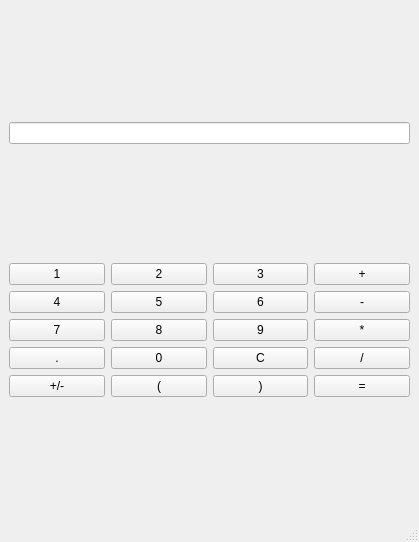
<?xml version="1.0" encoding="UTF-8"?>
<ui version="4.0">
 <class>MainWindow</class>
 <widget class="QMainWindow" name="MainWindow">
  <property name="geometry">
   <rect>
    <x>0</x>
    <y>0</y>
    <width>419</width>
    <height>542</height>
   </rect>
  </property>
  <property name="windowTitle">
   <string>MainWindow</string>
  </property>
  <widget class="QWidget" name="centralwidget">
   <layout class="QVBoxLayout" name="verticalLayout_2">
    <item>
     <widget class="QLineEdit" name="lineEdit"/>
    </item>
    <item>
     <layout class="QVBoxLayout" name="verticalLayout">
      <item>
       <layout class="QHBoxLayout" name="horizontalLayout">
        <item>
         <widget class="QPushButton" name="pushButton">
          <property name="text">
           <string>1</string>
          </property>
         </widget>
        </item>
        <item>
         <widget class="QPushButton" name="pushButton_2">
          <property name="text">
           <string>2</string>
          </property>
         </widget>
        </item>
        <item>
         <widget class="QPushButton" name="pushButton_3">
          <property name="text">
           <string>3</string>
          </property>
         </widget>
        </item>
        <item>
         <widget class="QPushButton" name="pushButton_16">
          <property name="text">
           <string>+</string>
          </property>
         </widget>
        </item>
       </layout>
      </item>
      <item>
       <layout class="QHBoxLayout" name="horizontalLayout_2">
        <item>
         <widget class="QPushButton" name="pushButton_4">
          <property name="text">
           <string>4</string>
          </property>
         </widget>
        </item>
        <item>
         <widget class="QPushButton" name="pushButton_5">
          <property name="text">
           <string>5</string>
          </property>
         </widget>
        </item>
        <item>
         <widget class="QPushButton" name="pushButton_6">
          <property name="text">
           <string>6</string>
          </property>
         </widget>
        </item>
        <item>
         <widget class="QPushButton" name="pushButton_13">
          <property name="text">
           <string>-</string>
          </property>
         </widget>
        </item>
       </layout>
      </item>
      <item>
       <layout class="QHBoxLayout" name="horizontalLayout_3">
        <item>
         <widget class="QPushButton" name="pushButton_7">
          <property name="text">
           <string>7</string>
          </property>
         </widget>
        </item>
        <item>
         <widget class="QPushButton" name="pushButton_8">
          <property name="text">
           <string>8</string>
          </property>
         </widget>
        </item>
        <item>
         <widget class="QPushButton" name="pushButton_9">
          <property name="text">
           <string>9</string>
          </property>
         </widget>
        </item>
        <item>
         <widget class="QPushButton" name="pushButton_14">
          <property name="text">
           <string>*</string>
          </property>
         </widget>
        </item>
       </layout>
      </item>
      <item>
       <layout class="QHBoxLayout" name="horizontalLayout_4">
        <item>
         <widget class="QPushButton" name="pushButton_10">
          <property name="text">
           <string>.</string>
          </property>
         </widget>
        </item>
        <item>
         <widget class="QPushButton" name="pushButton_11">
          <property name="text">
           <string>0</string>
          </property>
         </widget>
        </item>
        <item>
         <widget class="QPushButton" name="pushButton_12">
          <property name="text">
           <string>C</string>
          </property>
         </widget>
        </item>
        <item>
         <widget class="QPushButton" name="pushButton_15">
          <property name="text">
           <string>/</string>
          </property>
         </widget>
        </item>
       </layout>
      </item>
      <item>
       <layout class="QHBoxLayout" name="horizontalLayout_5">
        <item>
         <widget class="QPushButton" name="pushButton_17">
          <property name="text">
           <string>+/-</string>
          </property>
         </widget>
        </item>
        <item>
         <widget class="QPushButton" name="pushButton_18">
          <property name="text">
           <string>(</string>
          </property>
         </widget>
        </item>
        <item>
         <widget class="QPushButton" name="pushButton_19">
          <property name="text">
           <string>)</string>
          </property>
         </widget>
        </item>
        <item>
         <widget class="QPushButton" name="pushButton_20">
          <property name="text">
           <string>=</string>
          </property>
         </widget>
        </item>
       </layout>
      </item>
     </layout>
    </item>
   </layout>
  </widget>
  <widget class="QMenuBar" name="menubar">
   <property name="geometry">
    <rect>
     <x>0</x>
     <y>0</y>
     <width>419</width>
     <height>26</height>
    </rect>
   </property>
  </widget>
  <widget class="QStatusBar" name="statusbar"/>
 </widget>
 <resources/>
 <connections/>
</ui>
